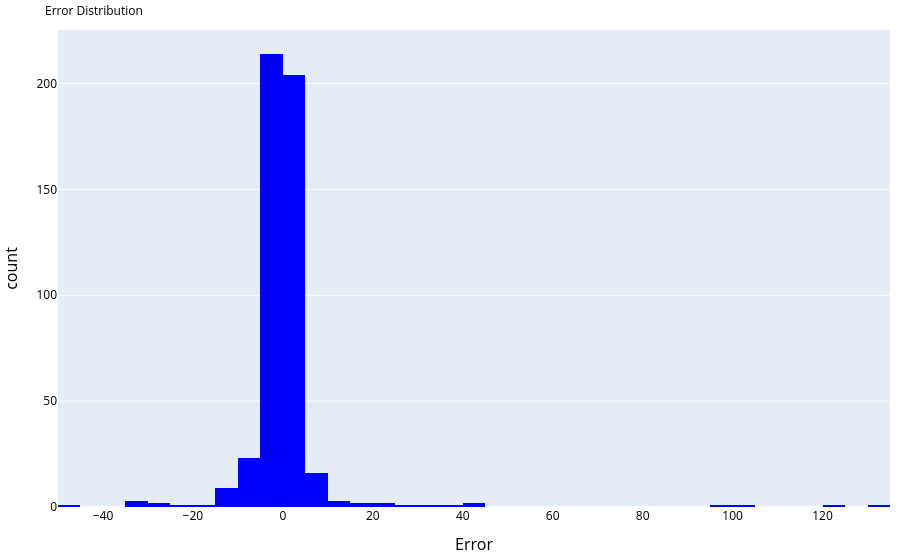

The notebook cell saved with this chart:
### Code cell
# Calculate error
error = Y_test - y_pred

error_df = pd.DataFrame({'Error': error})

fig_error = px.histogram(
    error_df,
    x='Error',
    nbins=50,
    title='Error Distribution',
    color_discrete_sequence=['blue']
)

fig_error.update_layout(
    font=dict(color='black'),
    title=dict(font=title_font),
    xaxis=dict(title_font=axis_font),
    yaxis=dict(title_font=axis_font),
    margin=dict(l=10, r=10, t=30, b=10)
)

fig_error.show()

insight_text = """
<b>Error Distribution Analysis:</b><br>
• Shows the frequency distribution of prediction errors<br>
• Centered near zero indicates good model accuracy<br>
• Wide distribution suggests model struggles consistently<br>
• Symmetric distribution indicates balanced over/under predictions
"""

save_plot_as_html(fig_error, 'Error_Distribution', insight_text)

### Figure 1 — Plotly figure (JSON) as saved in the notebook; plotly's stock layout.template omitted (floating-point values rounded to 4 significant figures; data arrays with more than 128 entries replaced by an {"elided": "..."} marker saying what was removed)
{"data": [{"bingroup": "x", "hovertemplate": "Error=%{x}<br>count=%{y}<extra></extra>", "legendgroup": "", "marker": {"color": "blue", "pattern": {"shape": ""}}, "name": "", "nbinsx": 50, "orientation": "v", "showlegend": false, "type": "histogram", "x": {"elided": "490 float values"}, "xaxis": "x", "yaxis": "y"}], "layout": {"barmode": "relative", "font": {"color": "black"}, "legend": {"tracegroupgap": 0}, "margin": {"b": 10, "l": 10, "r": 10, "t": 30}, "title": {"font": {"size": 12}, "text": "Error Distribution"}, "xaxis": {"anchor": "y", "domain": [0, 1], "title": {"font": {"size": 16}, "text": "Error"}}, "yaxis": {"anchor": "x", "domain": [0, 1], "title": {"font": {"size": 16}, "text": "count"}}}}
